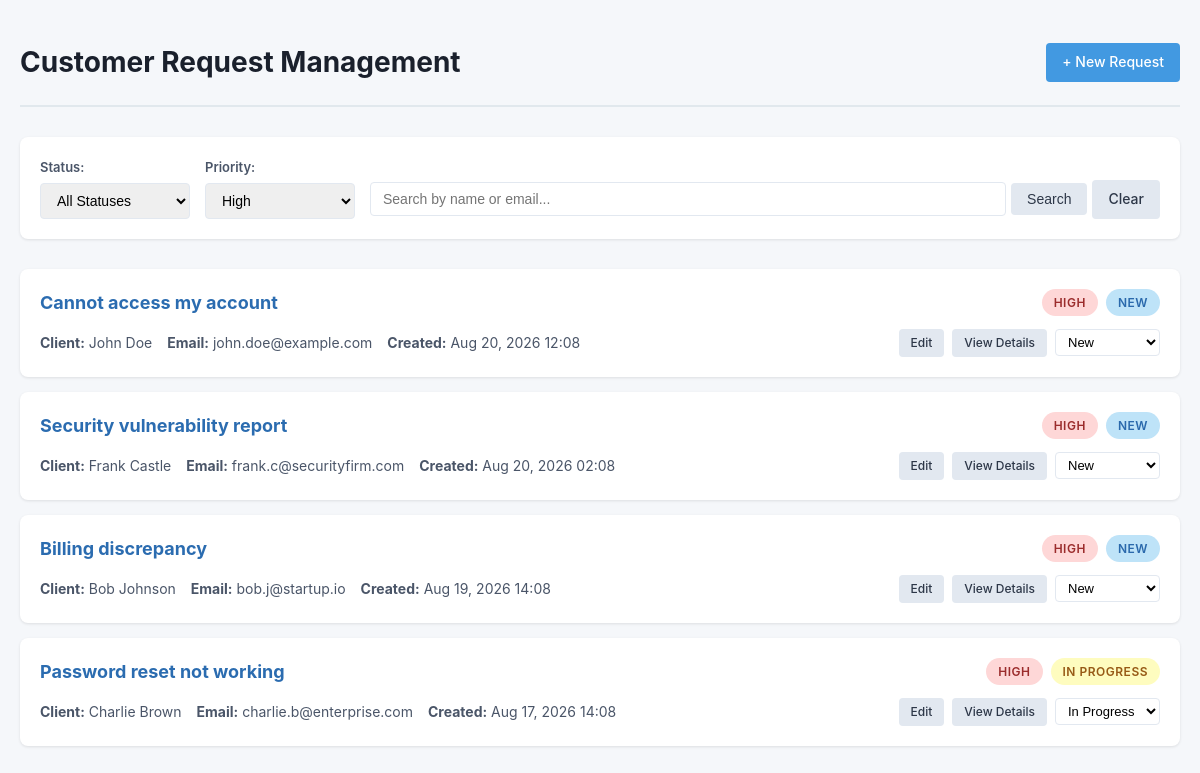
/index.php?priority=high, run on the app's committed database.
### tables this page shows
CREATE TABLE IF NOT EXISTS requests (
    id INT AUTO_INCREMENT PRIMARY KEY,
    fullname VARCHAR(100) NOT NULL,
    email VARCHAR(255) NOT NULL,
    subject VARCHAR(255) NOT NULL,
    description TEXT NOT NULL,
    priority ENUM('low', 'normal', 'high') NOT NULL DEFAULT 'normal',
    status ENUM('new', 'in_progress', 'closed') NOT NULL DEFAULT 'new',
    created_at TIMESTAMP DEFAULT CURRENT_TIMESTAMP,
    updated_at TIMESTAMP DEFAULT CURRENT_TIMESTAMP ON UPDATE CURRENT_TIMESTAMP,
    INDEX idx_status (status),
    INDEX idx_priority (priority),
    INDEX idx_email (email),
    INDEX idx_name (fullname)
);

### includes/helpers.php (called while the page is built, shortened)
<?php
function getStatusLabel($status) {
    $labels = [
        'new' => 'New',
        'in_progress' => 'In Progress',
        'closed' => 'Closed'
    ];
    return $labels[$status] ?? $status;
}
function getStatusBadgeClass($status) {
    $classes = [
        'new' => 'badge-new',
        'in_progress' => 'badge-in-progress',
        'closed' => 'badge-closed'
    ];
    return $classes[$status] ?? '';
}
function getPriorityLabel($priority) {
    $labels = [
        'low' => 'Low',
        'normal' => 'Normal',
        'high' => 'High'
    ];
    return $labels[$priority] ?? $priority;
}
function getPriorityBadgeClass($priority) {
    $classes = [
        'low' => 'badge-low',
        'normal' => 'badge-normal',
        'high' => 'badge-high'
    ];
    return $classes[$priority] ?? '';
}
function escape($string) {
    return htmlspecialchars($string, ENT_QUOTES, 'UTF-8');
}
function formatDate($date) {
    return date('M d, Y H:i', strtotime($date));
}

### includes/Database.php (called while the page is built, shortened)
<?php
class Database {
    private static $instance = null;
    private $connection;
    private function __construct() {
            $configPath = __DIR__ . '/../config/database.php';
        $config = require_once $configPath;
        try {
            $dsn = sprintf(
                'mysql:host=%s;port=%s;dbname=%s;charset=%s',
                $config['host'],
                $config['port'] ?? '3306',
                $config['database'],
                $config['charset']
            );
            $this->connection = new PDO(
                $dsn,
                $config['username'],
                $config['password'],
                [
                    PDO::ATTR_ERRMODE => PDO::ERRMODE_EXCEPTION,
                    PDO::ATTR_DEFAULT_FETCH_MODE => PDO::FETCH_ASSOC,
                    PDO::ATTR_EMULATE_PREPARES => false,
                    PDO::MYSQL_ATTR_INIT_COMMAND => "SET NAMES utf8"
                ]
            );
        } catch (PDOException $e) {
            die('Database connection failed: ' . $e->getMessage());
        }
    }
    public static function getInstance() {
        if (self::$instance === null) {
            self::$instance = new self();
        }
        return self::$instance;
    }
    public function getConnection() {
        return $this->connection;
    }
}

### config/database.php (called while the page is built)
<?php
$host = getenv('MYSQL_HOST') ?: 'localhost';
$port = getenv('MYSQL_PORT') ?: '3306';
$database = getenv('MYSQL_DATABASE') ?: 'request_system';
$username = getenv('MYSQL_USER') ?: 'root';
$password = getenv('MYSQL_PASSWORD') ?: '';
return [
    'host' => $host,
    'port' => $port,
    'database' => $database,
    'username' => $username,
    'password' => $password,
    'charset' => 'utf8'
];

### includes/Request.php (called while the page is built, shortened)
<?php
require_once __DIR__ . '/Database.php';
class Request {
    private $db;
    public function __construct() {
        $this->db = Database::getInstance()->getConnection();
    }
    public function getAll($filters = []) {
        $sql = "SELECT * FROM requests WHERE 1=1";
        $params = [];
        if (!empty($filters['priority'])) {
            $sql .= " AND priority = :priority";
            $params[':priority'] = $filters['priority'];
        }
        $sql .= " ORDER BY
            CASE priority
                WHEN 'high' THEN 1
                WHEN 'normal' THEN 2
                WHEN 'low' THEN 3
            END,
            created_at DESC";
        $stmt = $this->db->prepare($sql);
        $stmt->execute($params);
        return $stmt->fetchAll();
    }
}

### index.php (the view, shortened to what this page needs)
<?php
require_once BASE_PATH . '/includes/Database.php';
require_once BASE_PATH . '/includes/Request.php';
require_once BASE_PATH . '/includes/helpers.php';
$requestModel = new Request();
$filters = [];
if (!empty($_GET['priority'])) {
    $filters['priority'] = $_GET['priority'];
}
$requests = $requestModel->getAll($filters);
$allStatuses = ['new', 'in_progress', 'closed'];
$allPriorities = ['low', 'normal', 'high'];
?>
<!DOCTYPE html>
<html lang="en">
<head>
    <link rel="stylesheet" href="css/style.css">
</head>
<body>
    <div class="container">
        <header>
            <h1>Customer Request Management</h1>
            <a href="create.php" class="btn btn-primary">+ New Request</a>
        </header>
        <div class="filters">
            <form method="GET" class="filter-form">
                <div class="filter-group">
                    <label>Status:</label>
                    <select name="status" onchange="this.form.submit()">
                        <option value="">All Statuses</option>
                    </select>
                </div>
                <div class="filter-group">
                    <label>Priority:</label>
                    <select name="priority" onchange="this.form.submit()">
                        <?php foreach ($allPriorities as $priority): ?>
                            <option value="<?= escape($priority) ?>" <?= isset($_GET['priority']) && $_GET['priority'] === $priority ? 'selected' : '' ?>>
                                <?= escape(getPriorityLabel($priority)) ?>
                            </option>
                        <?php endforeach; ?>
                    </select>
                </div>
                <div class="filter-group search-group">
                    <input type="text" name="search" placeholder="Search by name or email..." value="<?= isset($_GET['search']) ? escape($_GET['search']) : '' ?>">
                    <button type="submit" class="btn btn-secondary">Search</button>
                    <?php if (!empty($_GET)): ?>
                        <a href="index.php" class="btn btn-secondary">Clear</a>
                    <?php endif; ?>
                </div>
            </form>
        </div>
        <?php if (empty($requests)): ?>
            <div class="empty-state">
                <p>No requests found.</p>
            </div>
        <?php else: ?>
            <div class="request-list">
                <?php foreach ($requests as $request): ?>
                    <div class="request-card">
                        <div class="request-header">
                            <h3><a href="view.php?id=<?= $request['id'] ?>"><?= escape($request['subject']) ?></a></h3>
                            <div class="request-badges">
                                <span class="badge <?= getPriorityBadgeClass($request['priority']) ?>">
                                    <?= escape(getPriorityLabel($request['priority'])) ?>
                                </span>
                                <span class="badge <?= getStatusBadgeClass($request['status']) ?>">
                                    <?= escape(getStatusLabel($request['status'])) ?>
                                </span>
                            </div>
                        </div>
                        <div class="request-body">
                            <div class="request-meta">
                                <span><strong>Client:</strong> <?= escape($request['fullname']) ?></span>
                                <span><strong>Email:</strong> <?= escape($request['email']) ?></span>
                                <span><strong>Created:</strong> <?= formatDate($request['created_at']) ?></span>
                            </div>
                            <div class="request-actions">
                                <a href="edit.php?id=<?= $request['id'] ?>" class="btn btn-sm btn-secondary">Edit</a>
                                <a href="view.php?id=<?= $request['id'] ?>" class="btn btn-sm btn-secondary">View Details</a>
                                <form method="POST" class="status-update-form" style="display: inline;">
                                    <select name="status" onchange="this.form.submit()" class="status-select">
                                        <?php foreach ($allStatuses as $status): ?>
                                            <option value="<?= escape($status) ?>" <?= $request['status'] === $status ? 'selected' : '' ?>>
                                                <?= escape(getStatusLabel($status)) ?>
                                            </option>
                                        <?php endforeach; ?>
                                    </select>
                                </form>
                            </div>
                        </div>
                    </div>
                <?php endforeach; ?>
            </div>
        <?php endif; ?>
    </div>
</body>
</html>

### css/style.css (style rules this page uses)
* { margin: 0; padding: 0; box-sizing: border-box; }
body { font-family: -apple-system, BlinkMacSystemFont, "Segoe UI", Roboto, "Helvetica Neue", Arial, sans-serif; background: #f5f7fa; color: #333; line-height: 1.6; padding: 20px; }
.container { max-width: 1200px; margin: 0 auto; }
header { display: flex; justify-content: space-between; align-items: center; padding: 20px 0; border-bottom: 2px solid #e1e8ed; margin-bottom: 30px; }
header h1 { font-size: 28px; color: #1a202c; }
.btn { display: inline-block; padding: 8px 16px; border: none; border-radius: 4px; font-size: 14px; font-weight: 500; text-decoration: none; cursor: pointer; transition: background 0.2s; }
.btn-primary { background: #4299e1; color: white; }
.btn-secondary { background: #e2e8f0; color: #2d3748; }
.btn-sm { padding: 4px 12px; font-size: 12px; }
.filters { background: white; padding: 20px; border-radius: 8px; box-shadow: 0 1px 3px rgba(0,0,0,0.1); margin-bottom: 30px; }
.filter-form { display: flex; flex-wrap: wrap; gap: 15px; align-items: flex-end; }
.filter-group { display: flex; flex-direction: column; gap: 5px; }
.filter-group label { font-size: 13px; font-weight: 600; color: #4a5568; }
.filter-group select, .filter-group input { padding: 8px 12px; border: 1px solid #e2e8f0; border-radius: 4px; font-size: 14px; min-width: 150px; }
.search-group { flex: 1; flex-direction: row; align-items: center; }
.search-group input { flex: 1; min-width: 200px; }
.request-list { display: flex; flex-direction: column; gap: 15px; }
.request-card { background: white; border-radius: 8px; box-shadow: 0 1px 3px rgba(0,0,0,0.1); padding: 20px; transition: box-shadow 0.2s; }
.request-header { display: flex; justify-content: space-between; align-items: flex-start; margin-bottom: 12px; }
.request-header h3 { font-size: 18px; color: #2b6cb0; }
.request-header h3 a { text-decoration: none; color: #2b6cb0; }
.request-badges { display: flex; gap: 8px; flex-shrink: 0; margin-left: 15px; }
.request-body { display: flex; justify-content: space-between; align-items: center; flex-wrap: wrap; gap: 10px; }
.request-meta { display: flex; flex-wrap: wrap; gap: 15px; font-size: 14px; color: #4a5568; }
.request-meta span { display: inline-block; }
.request-actions { display: flex; gap: 8px; flex-wrap: wrap; }
.status-select { padding: 4px 8px; border: 1px solid #e2e8f0; border-radius: 4px; font-size: 13px; background: white; }
.status-update-form { display: inline-block; }
.badge { display: inline-block; padding: 4px 12px; border-radius: 20px; font-size: 12px; font-weight: 600; text-transform: uppercase; letter-spacing: 0.5px; }
.badge-new { background: #bee3f8; color: #2a69ac; }
.badge-in-progress { background: #fefcbf; color: #975a16; }
.badge-high { background: #fed7d7; color: #9b2c2c; }

### data on the page
requests: subject "Cannot access my account", priority "HIGH", status "NEW", fullname "John Doe", email "john.doe@example.com", created_at "Aug 20, 2026 12:08"
requests: subject "Security vulnerability report", priority "HIGH", status "NEW", fullname "Frank Castle", email "frank.c@securityfirm.com", created_at "Aug 20, 2026 02:08"
requests: subject "Billing discrepancy", priority "HIGH", status "NEW", fullname "Bob Johnson", email "bob.j@startup.io", created_at "Aug 19, 2026 14:08"
requests: subject "Password reset not working", priority "HIGH", status "IN PROGRESS", fullname "Charlie Brown", email "charlie.b@enterprise.com", created_at "Aug 17, 2026 14:08"

### other printed values
form field priority "High"
form field status "New"
form field status "In Progress"
